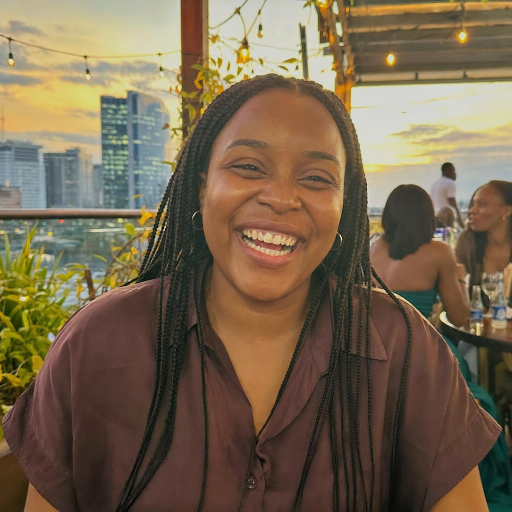
#> input picture projects/almostfriends/assets/people/adaeze.jpg, 1024 x 1024 px (shown at 1/2 size); its folder holds 4 pictures in this run
$ python people_blur.py
#> lines starting #> are read from the running program, lines starting #| are printed output that depends on the picture
# The frost: every cast portrait pre-blurred (Gaussian, sigma = 5% of a 1024 px side), so no face can be read
# through the glass until the reveal melts it. The sharp photos stay in ../almostfriends/assets/people.
#   python3 projects/almostfriends-apple/film/tools/people_blur.py
import glob, os
from PIL import Image, ImageFilter

HERE = os.path.dirname(os.path.abspath(__file__))
PROJECT = os.path.abspath(os.path.join(HERE, '..', '..'))
SRC = os.path.abspath(os.path.join(PROJECT, '..', 'almostfriends', 'assets', 'people'))
OUT = os.path.join(PROJECT, 'assets', 'people_blur')
os.makedirs(OUT, exist_ok=True)
for path in sorted(glob.glob(os.path.join(SRC, '*.jpg'))):
    im = Image.open(path).convert('RGB').resize((1024, 1024), Image.LANCZOS)
#> im is the input picture: PIL image 1024x1024 RGB; mean R, G, B 119.2, 102, 78.5
    im.filter(ImageFilter.GaussianBlur(0.05 * 1024)).save(os.path.join(OUT, os.path.basename(path)), quality=90)
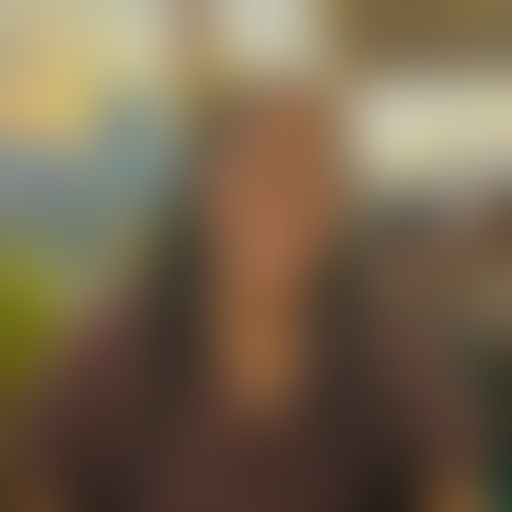
#> saved as adaeze.jpg: PIL image 1024x1024 RGB (shown at 1/2 size); mean R, G, B 118.8, 101.8, 78.4
#> pass 2 of the loop `for path in sorted(glob.glob(os.path.join(SRC, '*.jpg'))):`:
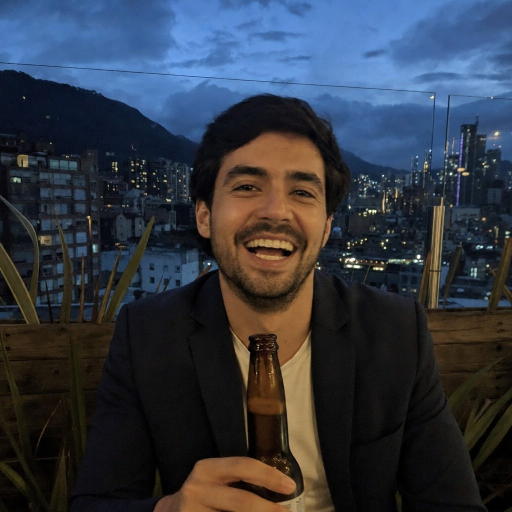
#> input picture projects/almostfriends/assets/people/andres.jpg, 1024 x 1024 px (shown at 1/2 size)
#> im is the input picture: PIL image 1024x1024 RGB; mean R, G, B 50, 55.9, 66.7
#> `im.filter(ImageFilter.GaussianBlur(0.05 * 1024)).save(os.path.join(OUT..`:
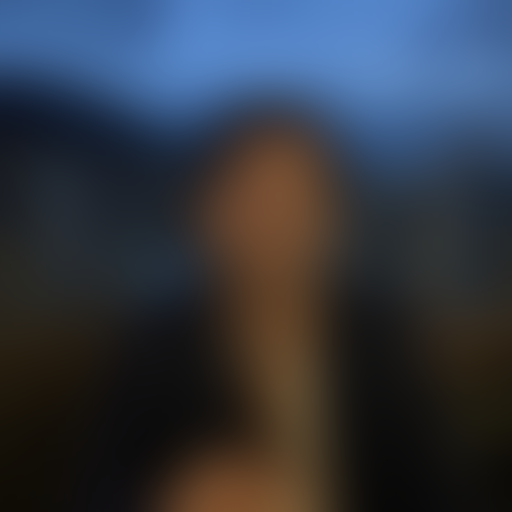
#> saved as andres.jpg: PIL image 1024x1024 RGB (shown at 1/2 size); mean R, G, B 49.9, 55.8, 66.5
#> pass 3 of the loop `for path in sorted(glob.glob(os.path.join(SRC, '*.jpg'))):`:
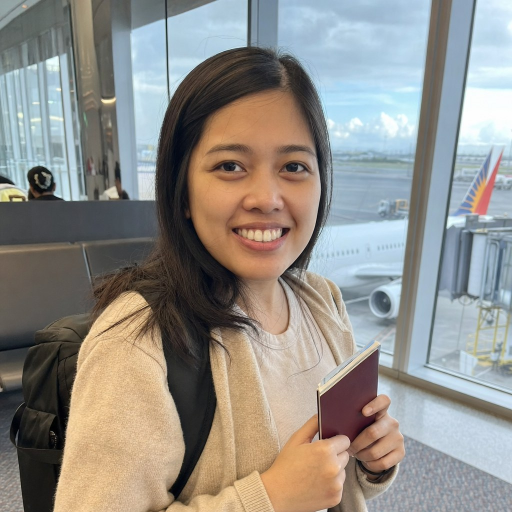
#> input picture projects/almostfriends/assets/people/bea.jpg, 1024 x 1024 px (shown at 1/2 size)
#> im is the input picture: PIL image 1024x1024 RGB; mean R, G, B 145.8, 142.6, 137
#> `im.filter(ImageFilter.GaussianBlur(0.05 * 1024)).save(os.path.join(OUT..`:
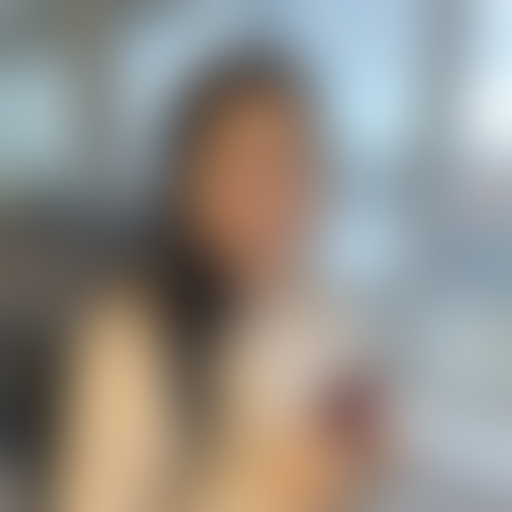
#> saved as bea.jpg: PIL image 1024x1024 RGB (shown at 1/2 size); mean R, G, B 145.8, 142.6, 137
#> the loop made 4 passes; the first 3 are shown
print('blurred', len(glob.glob(os.path.join(OUT, '*.jpg'))), 'portraits into', OUT)
